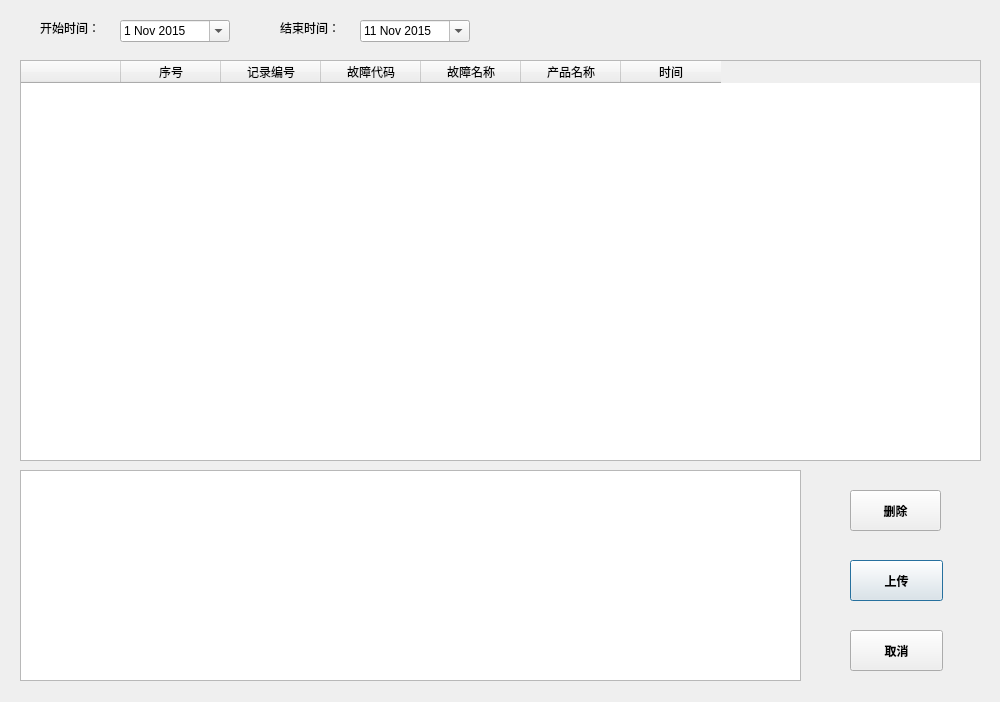
<?xml version="1.0" encoding="UTF-8"?>
<ui version="4.0">
 <class>ZDJLDialog</class>
 <widget class="QDialog" name="ZDJLDialog">
  <property name="geometry">
   <rect>
    <x>0</x>
    <y>0</y>
    <width>1000</width>
    <height>702</height>
   </rect>
  </property>
  <property name="windowTitle">
   <string>诊断记录管理</string>
  </property>
  <widget class="QTableWidget" name="tableWidget">
   <property name="geometry">
    <rect>
     <x>20</x>
     <y>60</y>
     <width>961</width>
     <height>401</height>
    </rect>
   </property>
   <column>
    <property name="text">
     <string/>
    </property>
   </column>
   <column>
    <property name="text">
     <string>序号</string>
    </property>
   </column>
   <column>
    <property name="text">
     <string>记录编号</string>
    </property>
   </column>
   <column>
    <property name="text">
     <string>故障代码</string>
    </property>
   </column>
   <column>
    <property name="text">
     <string>故障名称</string>
    </property>
   </column>
   <column>
    <property name="text">
     <string>产品名称</string>
    </property>
   </column>
   <column>
    <property name="text">
     <string>时间</string>
    </property>
   </column>
  </widget>
  <widget class="QLabel" name="label_2">
   <property name="geometry">
    <rect>
     <x>40</x>
     <y>20</y>
     <width>72</width>
     <height>15</height>
    </rect>
   </property>
   <property name="text">
    <string>开始时间：</string>
   </property>
  </widget>
  <widget class="QLabel" name="label_3">
   <property name="geometry">
    <rect>
     <x>280</x>
     <y>20</y>
     <width>72</width>
     <height>15</height>
    </rect>
   </property>
   <property name="text">
    <string>结束时间：</string>
   </property>
  </widget>
  <widget class="QDateEdit" name="dateEdit_start">
   <property name="geometry">
    <rect>
     <x>120</x>
     <y>20</y>
     <width>110</width>
     <height>22</height>
    </rect>
   </property>
   <property name="showGroupSeparator" stdset="0">
    <bool>true</bool>
   </property>
   <property name="currentSection">
    <enum>QDateTimeEdit::DaySection</enum>
   </property>
   <property name="calendarPopup">
    <bool>true</bool>
   </property>
   <property name="date">
    <date>
     <year>2015</year>
     <month>11</month>
     <day>1</day>
    </date>
   </property>
  </widget>
  <widget class="QDateEdit" name="dateEdit_end">
   <property name="geometry">
    <rect>
     <x>360</x>
     <y>20</y>
     <width>110</width>
     <height>22</height>
    </rect>
   </property>
   <property name="currentSection">
    <enum>QDateTimeEdit::DaySection</enum>
   </property>
   <property name="calendarPopup">
    <bool>true</bool>
   </property>
   <property name="currentSectionIndex">
    <number>2</number>
   </property>
   <property name="date">
    <date>
     <year>2015</year>
     <month>11</month>
     <day>11</day>
    </date>
   </property>
  </widget>
  <widget class="QPushButton" name="pushButton_send">
   <property name="geometry">
    <rect>
     <x>850</x>
     <y>560</y>
     <width>93</width>
     <height>41</height>
    </rect>
   </property>
   <property name="font">
    <font>
     <weight>75</weight>
     <bold>true</bold>
    </font>
   </property>
   <property name="text">
    <string>上传</string>
   </property>
  </widget>
  <widget class="QPushButton" name="pushButton_cancel">
   <property name="geometry">
    <rect>
     <x>850</x>
     <y>630</y>
     <width>93</width>
     <height>41</height>
    </rect>
   </property>
   <property name="font">
    <font>
     <weight>75</weight>
     <bold>true</bold>
    </font>
   </property>
   <property name="text">
    <string>取消</string>
   </property>
  </widget>
  <widget class="QTextBrowser" name="textBrowser">
   <property name="geometry">
    <rect>
     <x>20</x>
     <y>470</y>
     <width>781</width>
     <height>211</height>
    </rect>
   </property>
  </widget>
  <widget class="QToolButton" name="toolButton_del">
   <property name="geometry">
    <rect>
     <x>850</x>
     <y>490</y>
     <width>91</width>
     <height>41</height>
    </rect>
   </property>
   <property name="font">
    <font>
     <weight>75</weight>
     <bold>true</bold>
    </font>
   </property>
   <property name="text">
    <string>删除</string>
   </property>
   <property name="iconSize">
    <size>
     <width>60</width>
     <height>60</height>
    </size>
   </property>
  </widget>
 </widget>
 <resources/>
 <connections/>
</ui>
